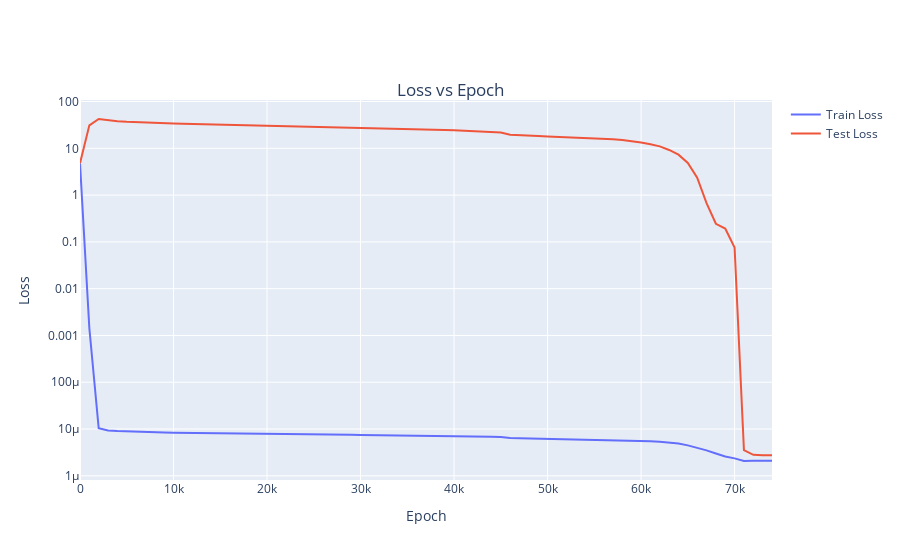
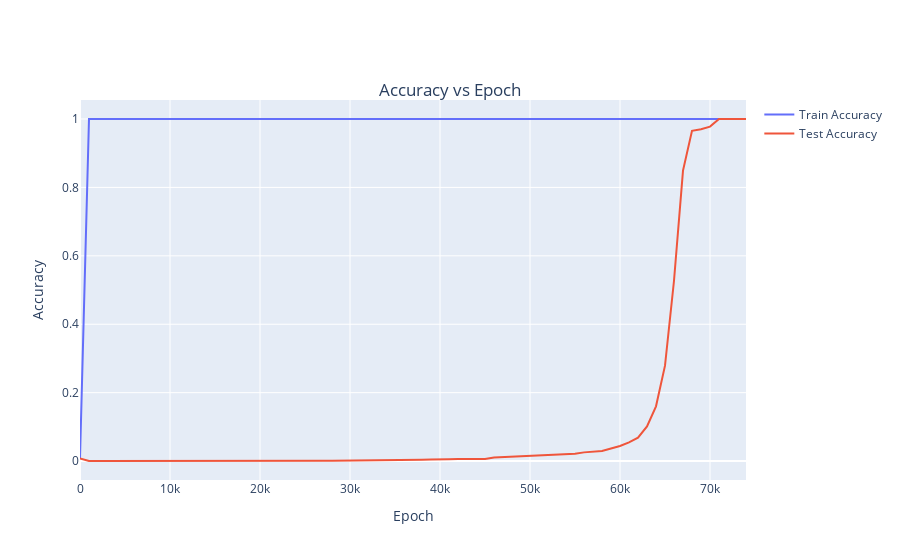

Notebook cell for these charts, in order:
### Markdown cell above
Let's plot loss and accuracy. We see the model groks! It initially memorises the training data, and much later on (around epoch 70k) suddenly generalises to the test set.

### Code cell
x = list(range(0, training_cfg["num_epochs"], 1000))
lines([train_losses, test_losses], x=x, labels=["Train Loss", "Test Loss"], xaxis="Epoch", yaxis="Loss", title="Loss vs Epoch", log_y=True)
lines([train_accs, test_accs], x=x, labels=["Train Accuracy", "Test Accuracy"], xaxis="Epoch", yaxis="Accuracy", title="Accuracy vs Epoch")
